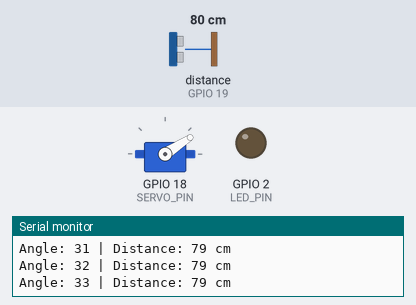
Bench run of a sketch on a simulated ESP32. Parts: servo, output pins drawn as LEDs (lit = HIGH), the last lines printed to the serial monitor. Wiring (inferred from the names in the program): ultrasonic range finder: trigger GPIO 5; echo GPIO 19. The inputs (shaded band) are chosen by the test bench; at power-on: distance to the obstacle (sensor on GPIO 19) 80 cm. The echo pulse lasts 58.3 µs per cm; pins used as bus, display or sensor lines are not drawn.

Above: at 1.2 s.
1.3 s: distance to the obstacle (sensor on GPIO 19) set to 2 cm
At 2.1 s:
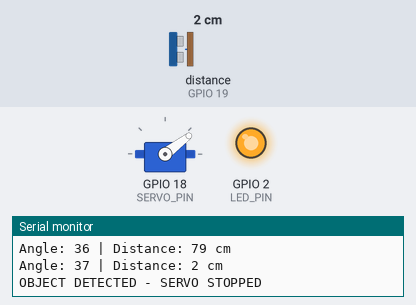
2.8 s: distance to the obstacle (sensor on GPIO 19) set to 60 cm
At 3.28 s:
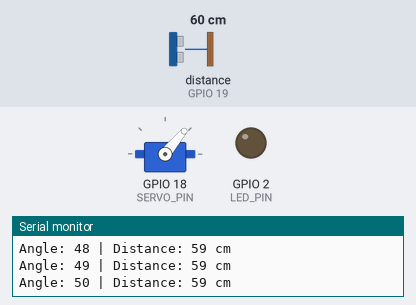
6.3 s: distance to the obstacle (sensor on GPIO 19) set to 4 cm
At 6.9 s:
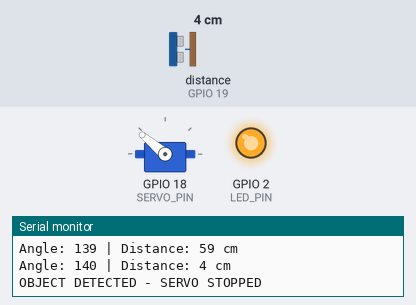
7.8 s: distance to the obstacle (sensor on GPIO 19) set to 299 cm
At 8.03 s:
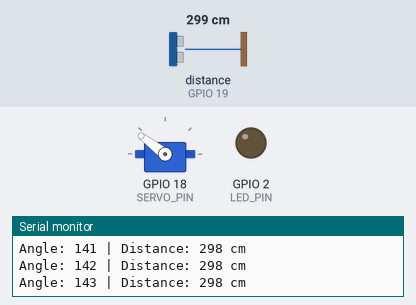
Timing chart, 0 to 12.3 s (numbered marks = the images above; inputs shaded):
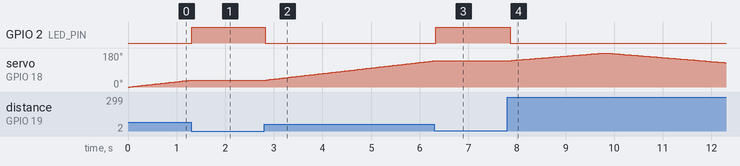

The sketch:

esp32run.ino
```cpp
#include <ESP32Servo.h>

Servo servo;

String command = "";
bool scanEnabled = true;

const int SERVO_PIN = 18;
const int TRIG_PIN = 5;
const int ECHO_PIN = 19;
const int LED_PIN = 2;
const int DETECTION_DISTANCE = 50;

long getDistanceCM()
{
  digitalWrite(TRIG_PIN, LOW);
  delayMicroseconds(2);
  digitalWrite(TRIG_PIN, HIGH);
  delayMicroseconds(10);
  digitalWrite(TRIG_PIN, LOW);

  long duration = pulseIn(ECHO_PIN, HIGH, 30000);

  if (duration == 0)
    return -1;

  return duration * 0.0343 / 2;
}

void setup()
{
  Serial.begin(115200);

  pinMode(TRIG_PIN, OUTPUT);
  pinMode(ECHO_PIN, INPUT);
  pinMode(LED_PIN, OUTPUT);
  digitalWrite(LED_PIN, LOW);

  servo.attach(SERVO_PIN);
  servo.write(0);

  Serial.println("SYSTEM STARTED");
}

void loop()
{
  if (Serial.available())
  {
    command = Serial.readStringUntil('\n');
    command.trim();

    if (command == "STOP")
    {
      scanEnabled = false;
      digitalWrite(LED_PIN, HIGH);
      Serial.println("SCAN STOPPED");
    }

    if (command == "RESUME")
    {
      scanEnabled = true;
      digitalWrite(LED_PIN, LOW);
      Serial.println("SCAN RESUMED");
    }
  }

  if (!scanEnabled)
  {
    delay(50);
    return;
  }

  for (int angle = 0; angle <= 180; angle++)
  {
    servo.write(angle);

    if (!scanEnabled)
      return;

    long distance = getDistanceCM();

    Serial.print("Angle: ");
    Serial.print(angle);
    Serial.print(" | Distance: ");

    if (distance == -1)
      Serial.println("No reading");
    else
    {
      Serial.print(distance);
      Serial.println(" cm");
    }

    if (distance > 0 && distance <= DETECTION_DISTANCE)
    {
      servo.write(angle);
      digitalWrite(LED_PIN, HIGH);
      Serial.println("OBJECT DETECTED - SERVO STOPPED");

      while (true)
      {
        long newDistance = getDistanceCM();

        if (newDistance <= 0 || newDistance > DETECTION_DISTANCE)
        {
          digitalWrite(LED_PIN, LOW);
          Serial.println("OBJECT CLEARED - RESUMING SCAN");
          break;
        }

        delay(100);
      }
    }

    delay(30);
  }

  for (int angle = 180; angle >= 0; angle--)
  {
    servo.write(angle);

    long distance = getDistanceCM();

    Serial.print("Angle: ");
    Serial.print(angle);
    Serial.print(" | Distance: ");

    if (distance == -1)
      Serial.println("No reading");
    else
    {
      Serial.print(distance);
      Serial.println(" cm");
    }

    if (distance > 0 && distance <= DETECTION_DISTANCE)
    {
      servo.write(angle);
      digitalWrite(LED_PIN, HIGH);
      Serial.println("OBJECT DETECTED - SERVO STOPPED");

      while (true)
      {
        long newDistance = getDistanceCM();

        if (newDistance <= 0 || newDistance > DETECTION_DISTANCE)
        {
          digitalWrite(LED_PIN, LOW);
          Serial.println("OBJECT CLEARED - RESUMING SCAN");
          break;
        }

        delay(100);
      }
    }

    delay(30);
  }
}
```

Measured:
- after the input at 1.3 s, GPIO 2 (LED_PIN): LOW → HIGH at once; servo on GPIO 18 (SERVO_PIN): goes on until 1.3 s, then stays 37°
- after the input at 2.8 s, GPIO 2 (LED_PIN): HIGH → LOW at once; servo on GPIO 18 (SERVO_PIN): moves from 37° to 139° over 3.4 s, starting after 0.05 s
- after the input at 6.3 s, GPIO 2 (LED_PIN): LOW → HIGH at once; servo on GPIO 18 (SERVO_PIN): goes on until 6.3 s, then stays 140°
- after the input at 7.8 s, GPIO 2 (LED_PIN): HIGH → LOW after 0.06 s; servo on GPIO 18 (SERVO_PIN): rises from 140° to 180° in 1.9 s, then falls to 129° in 2.5 s
